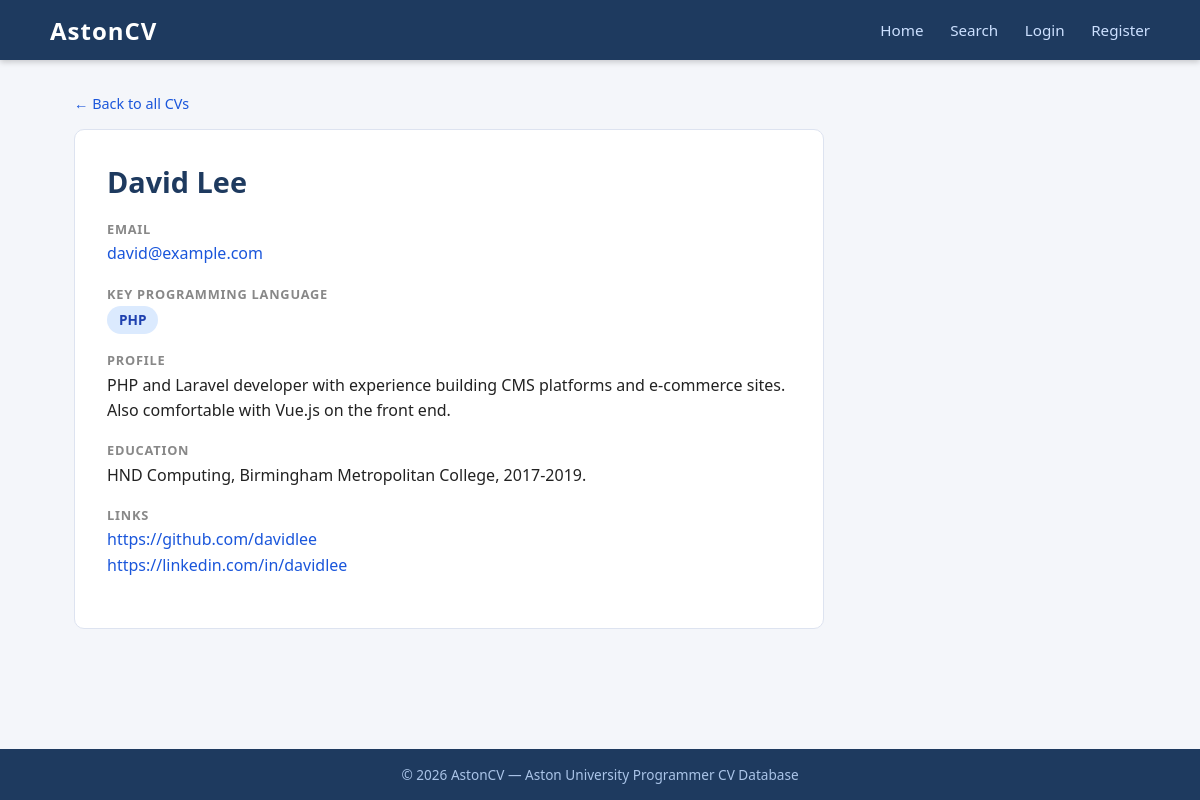
The page /view_cv.php?id=4 on the database its author committed.
### tables this page shows
CREATE TABLE `cvs` (
  `id`             bigint(20) UNSIGNED NOT NULL,
  `name`           varchar(100) NOT NULL,
  `email`          varchar(100) NOT NULL,
  `password`       varchar(255) NOT NULL,
  `keyprogramming` varchar(255) DEFAULT NULL,
  `profile`        varchar(500) DEFAULT NULL,
  `education`      varchar(500) DEFAULT NULL,
  `URLlinks`       varchar(500) DEFAULT NULL
);

### includes/auth.php (called while the page is built, shortened)
<?php
function e($string) {
    return htmlspecialchars($string ?? '', ENT_QUOTES, 'UTF-8');
}

### view_cv.php (the view, shortened to what this page needs)
<?php
require_once 'includes/db.php';
require_once 'includes/header.php';
$id = filter_input(INPUT_GET, 'id', FILTER_VALIDATE_INT);
$stmt = $pdo->prepare("SELECT * FROM cvs WHERE id = ?");
$stmt->execute([$id]);
$cv = $stmt->fetch();
?>
<a href="index.php" class="back-link">&larr; Back to all CVs</a>
<div class="cv-detail">
    <h1><?= e($cv['name']) ?></h1>
    <div class="detail-row">
        <div class="detail-label">Email</div>
        <div class="detail-value"><a href="mailto:<?= e($cv['email']) ?>"><?= e($cv['email']) ?></a></div>
    </div>
    <?php if ($cv['keyprogramming']): ?>
    <div class="detail-row">
        <div class="detail-label">Key Programming Language</div>
        <div class="detail-value"><span class="tag"><?= e($cv['keyprogramming']) ?></span></div>
    </div>
    <?php endif; ?>
    <?php if ($cv['profile']): ?>
    <div class="detail-row">
        <div class="detail-label">Profile</div>
        <div class="detail-value"><?= e($cv['profile']) ?></div>
    </div>
    <?php endif; ?>
    <?php if ($cv['education']): ?>
    <div class="detail-row">
        <div class="detail-label">Education</div>
        <div class="detail-value"><?= e($cv['education']) ?></div>
    </div>
    <?php endif; ?>
    <?php if ($cv['URLlinks']): ?>
    <div class="detail-row">
        <div class="detail-label">Links</div>
        <div class="detail-value">
            <?php
            $links = preg_split('/[\n,]+/', $cv['URLlinks']);
            foreach ($links as $link):
                $link = trim($link);
                if ($link):
            ?>
                <a href="<?= e($link) ?>" target="_blank" rel="noopener noreferrer"><?= e($link) ?></a><br>
            <?php endif; endforeach; ?>
        </div>
    </div>
    <?php endif; ?>
</div>
<?php require_once 'includes/footer.php'; ?>

### css/style.css (style rules this page uses)
*, *::before, *::after { box-sizing: border-box; margin: 0; padding: 0; }
body { font-family: 'Segoe UI', Arial, sans-serif; font-size: 16px; background: #f4f6fa; color: #222; min-height: 100vh; display: flex; flex-direction: column; }
a { color: #1a56db; text-decoration: none; }
h1 { font-size: 1.8rem; margin-bottom: 1.2rem; color: #1e3a5f; }
.cv-detail { background: #fff; border: 1px solid #dde3f0; border-radius: 10px; padding: 2rem; max-width: 750px; }
.cv-detail .detail-row { margin-bottom: 1.1rem; }
.cv-detail .detail-label { font-size: 0.8rem; font-weight: 700; text-transform: uppercase; letter-spacing: 0.06em; color: #888; margin-bottom: 0.2rem; }
.cv-detail .detail-value { font-size: 1rem; color: #222; line-height: 1.6; }
.cv-detail .tag { display: inline-block; background: #dbeafe; color: #1e40af; border-radius: 20px; padding: 0.2rem 0.75rem; font-size: 0.85rem; font-weight: 600; }
.back-link { display: inline-block; margin-bottom: 1rem; font-size: 0.9rem; color: #1a56db; }

### rows shown on the page
cvs: name "David Lee", email "david@example.com", keyprogramming "PHP", profile "PHP and Laravel developer with experience building CMS platforms and e-commerce sites. Also comfortable with Vue.js on the front end.", education "HND Computing, Birmingham Metropolitan College, 2017-2019.", URLlinks "https://github.com/davidlee", URLlinks "https://linkedin.com/in/davidlee"
